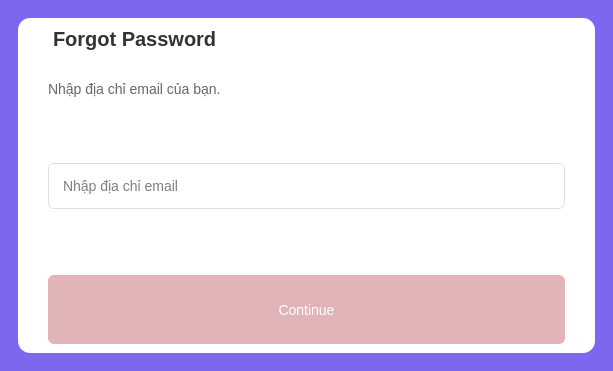
<?xml version="1.0" encoding="UTF-8"?>
<ui version="4.0">
 <class>PasswordResetWindow</class>
 <widget class="QMainWindow" name="PasswordResetWindow">
  <property name="geometry">
   <rect>
    <x>0</x>
    <y>0</y>
    <width>613</width>
    <height>371</height>
   </rect>
  </property>
  <property name="windowTitle">
   <string>Password Reset</string>
  </property>
  <property name="styleSheet">
   <string notr="true">
    QMainWindow {
        background-color: #7B68EE;
    }
    QWidget#forgotPasswordForm, QWidget#newPasswordForm {
        background-color: white;
        border-radius: 12px;
    }
    QLabel#titleLabel {
        font-size: 20px;
        font-weight: bold;
        color: #333333;
        margin-bottom: 10px;
    }
    QLabel#subtitleLabel {
        font-size: 14px;
        color: #666666;
    }
    QLabel#messageLabel {
        background-color: #E8F5E9;
        padding: 10px;
        border-radius: 6px;
        color: #2E7D32;
        font-size: 13px;
    }
    QLineEdit {
        padding: 12px;
        border: 1px solid #E0E0E0;
        border-radius: 6px;
        font-size: 14px;
        min-height: 20px;
    }
    QPushButton {
        background-color: #e2b4b7;
        color: white;
        border: none;
        border-radius: 6px;
        padding: 12px;
        font-size: 14px;
        min-height: 45px;
    }
    QPushButton:hover {
        background-color: #bd637e;
    }
   </string>
  </property>
  <widget class="QWidget" name="centralwidget">
   <layout class="QHBoxLayout" name="horizontalLayout">
    <item>
     <widget class="QStackedWidget" name="stackedWidget">
      <property name="currentIndex">
       <number>0</number>
      </property>
      <widget class="QWidget" name="forgotPasswordPage">
       <layout class="QVBoxLayout" name="verticalLayout">
        <item>
         <widget class="QWidget" name="forgotPasswordForm" native="true">
          <layout class="QVBoxLayout" name="formLayout">
           <property name="spacing">
            <number>20</number>
           </property>
           <property name="leftMargin">
            <number>30</number>
           </property>
           <property name="rightMargin">
            <number>30</number>
           </property>
           <item>
            <widget class="QLabel" name="titleLabel">
             <property name="text">
              <string>Forgot Password</string>
             </property>
            </widget>
           </item>
           <item>
            <widget class="QLabel" name="subtitleLabel">
             <property name="text">
              <string>Nhập địa chỉ email của bạn.</string>
             </property>
            </widget>
           </item>
           <item>
            <spacer name="verticalSpacer_2">
             <property name="orientation">
              <enum>Qt::Vertical</enum>
             </property>
             <property name="sizeHint" stdset="0">
              <size>
               <width>20</width>
               <height>40</height>
              </size>
             </property>
            </spacer>
           </item>
           <item>
            <widget class="QLineEdit" name="emailInput">
             <property name="placeholderText">
              <string>Nhập địa chỉ email</string>
             </property>
            </widget>
           </item>
           <item>
            <spacer name="verticalSpacer_3">
             <property name="orientation">
              <enum>Qt::Vertical</enum>
             </property>
             <property name="sizeHint" stdset="0">
              <size>
               <width>20</width>
               <height>40</height>
              </size>
             </property>
            </spacer>
           </item>
           <item>
            <widget class="QPushButton" name="continueButton">
             <property name="text">
              <string>Continue</string>
             </property>
            </widget>
           </item>
          </layout>
         </widget>
        </item>
       </layout>
      </widget>
      <widget class="QWidget" name="newPasswordPage">
       <layout class="QVBoxLayout" name="verticalLayout_2">
        <item>
         <widget class="QWidget" name="newPasswordForm" native="true">
          <layout class="QVBoxLayout" name="formLayout_2">
           <property name="spacing">
            <number>20</number>
           </property>
           <property name="leftMargin">
            <number>30</number>
           </property>
           <property name="rightMargin">
            <number>30</number>
           </property>
           <item>
            <widget class="QLabel" name="titleLabel_2">
             <property name="font">
              <font>
               <pointsize>12</pointsize>
               <weight>75</weight>
               <bold>true</bold>
              </font>
             </property>
             <property name="text">
              <string>New Password</string>
             </property>
            </widget>
           </item>
           <item>
            <widget class="QLabel" name="messageLabel">
             <property name="text">
              <string>Vui lòng tạo một mật khẩu mới 
khỏe và an toàn hơn.</string>
             </property>
             <property name="wordWrap">
              <bool>true</bool>
             </property>
            </widget>
           </item>
           <item>
            <widget class="QLineEdit" name="newPasswordInput">
             <property name="echoMode">
              <enum>QLineEdit::Password</enum>
             </property>
             <property name="placeholderText">
              <string>Tạo mật khẩu mới</string>
             </property>
            </widget>
           </item>
           <item>
            <widget class="QLineEdit" name="confirmPasswordInput">
             <property name="echoMode">
              <enum>QLineEdit::Password</enum>
             </property>
             <property name="placeholderText">
              <string>Xác nhận mật khẩu của bạn</string>
             </property>
            </widget>
           </item>
           <item>
            <widget class="QPushButton" name="changeButton">
             <property name="text">
              <string>Change</string>
             </property>
            </widget>
           </item>
          </layout>
         </widget>
        </item>
       </layout>
      </widget>
     </widget>
    </item>
   </layout>
  </widget>
 </widget>
 <resources>
  <include location="resources.qrc"/>
 </resources>
 <connections/>
</ui>
